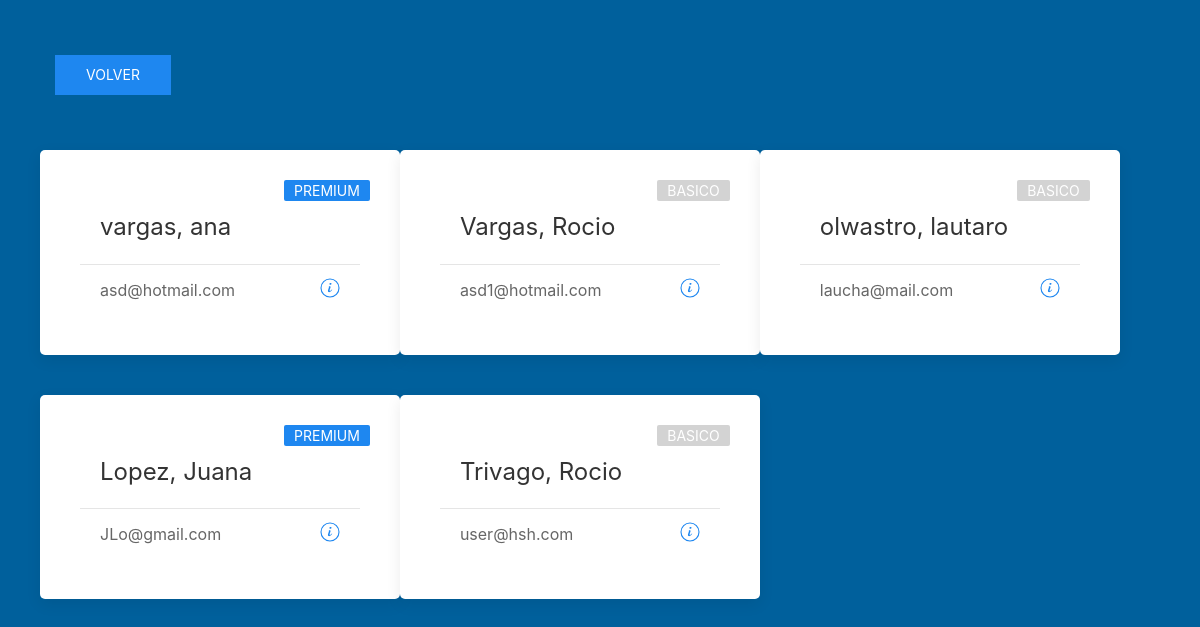
/HSH3/vistas/pantalla-listar-usuarios.php, run on an earlier commit of the app's database.
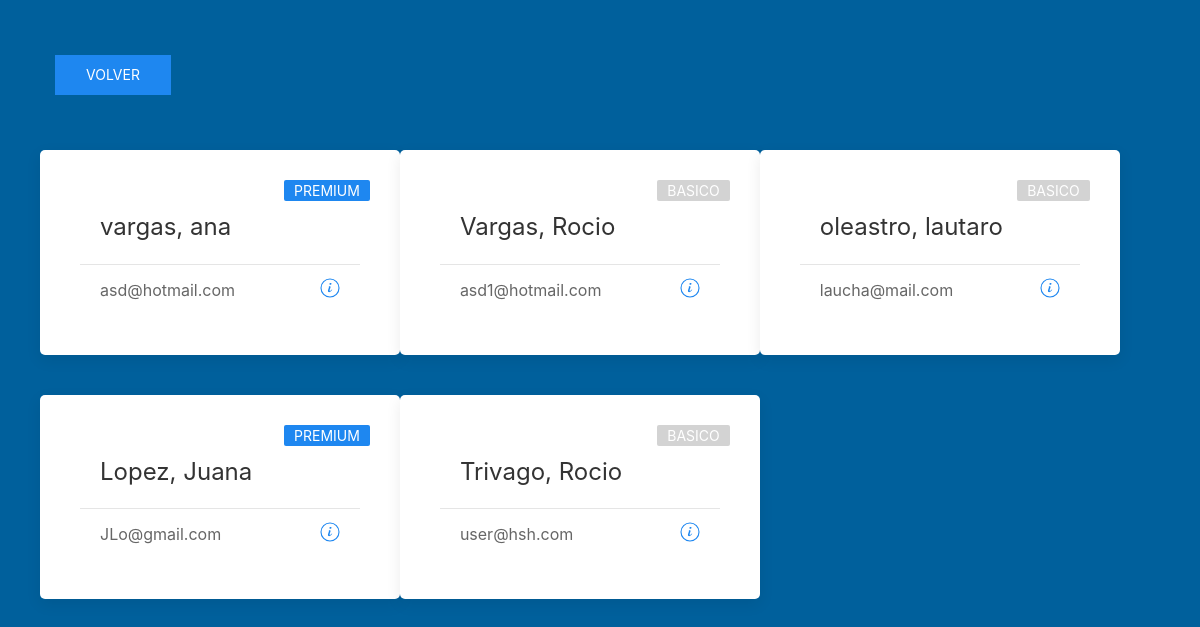
And on a later commit of the database.
### tables this page shows
CREATE TABLE `usuario` (
  `id` int(11) NOT NULL,
  `nombre_usuario` varchar(30) NOT NULL,
  `apellido_usuario` varchar(45) NOT NULL,
  `fecha_nacimiento` date NOT NULL,
  `mail` varchar(50) NOT NULL,
  `contrasenia` varchar(30) NOT NULL,
  `premium` tinyint(1) NOT NULL,
  `localidad` varchar(30) NOT NULL,
  `direccion` varchar(45) NOT NULL,
  `telefono` int(20) NOT NULL,
  `tarjeta_numero` int(15) NOT NULL,
  `tarjeta_codigo` int(3) NOT NULL,
  `tarjeta_vencimiento` date NOT NULL,
  `imagen` mediumblob NOT NULL,
  `tipoimagen` varchar(10) NOT NULL
);

### HSH3/vistas/pantalla-listar-usuarios.php (the view, shortened to what this page needs)
<!DOCTYPE html>
<html lang="en" dir="ltr">
  <head>
    <link rel="stylesheet" type="text/css" href="../css/uikit.min.css" />
    <link rel="stylesheet" type="text/css" href="../css/personal.css" />
  </head>
  <body class="uk-height-viewport my-background-color  uk-padding">
    <?php
    $conexion=conectar();
    $consulta= "SELECT * FROM usuario";
    $result=mysqli_query($conexion,$consulta);
    ?>
    <div class="uk-padding-small">
      <a href="../vistas/home-user.php" class="uk-button uk-button-primary">Volver</a>
    </div>
    <div class="uk-child-width-1-3 uk-padding" uk-grid>
      <?php while ($row = mysqli_fetch_array($result)) {
        if($row['mail']!== 'admin@hsh.com'){
        if ($row['premium']==1) {
          $tipo = '<div class="uk-card-badge uk-label">premium</div>';
        }else { if($row['premium']==0){
              $tipo = '<div class="uk-card-badge uk-label uk-" style="background-color:lightgrey;">basico</div>';
              }
        }
      ?>
      <div class="uk-card uk-card-small uk-card-default uk-border-rounded uk-padding">
        <?php echo $tipo; ?>
        <div class="uk-card-body">
          <h3 class="uk-card-title"><?php echo $row['apellido_usuario'].", ".$row['nombre_usuario']; ?></h3>
        </div>
        <div class="uk-card-footer">
          <?php echo $mail=$row['mail']; ?>
          <a href="<?php echo "../vistas/pantalla-detalle-usuario.php?id_usuario=".$row['id'];?>">
            <span class="uk-float-right" uk-icon="info"></span>
          </a>
        </div>
      </div>
    <?php }?>
      <?php } ?>
    </div>
  </body>
</html>

### HSH3/css/personal.css (style rules this page uses)
.my-background-color { background: rgba(0,96,156,1); }

What changed in the data, as far as the page shows it:
changed usuario "lautaro": apellido_usuario "olwastro" → "oleastro"
